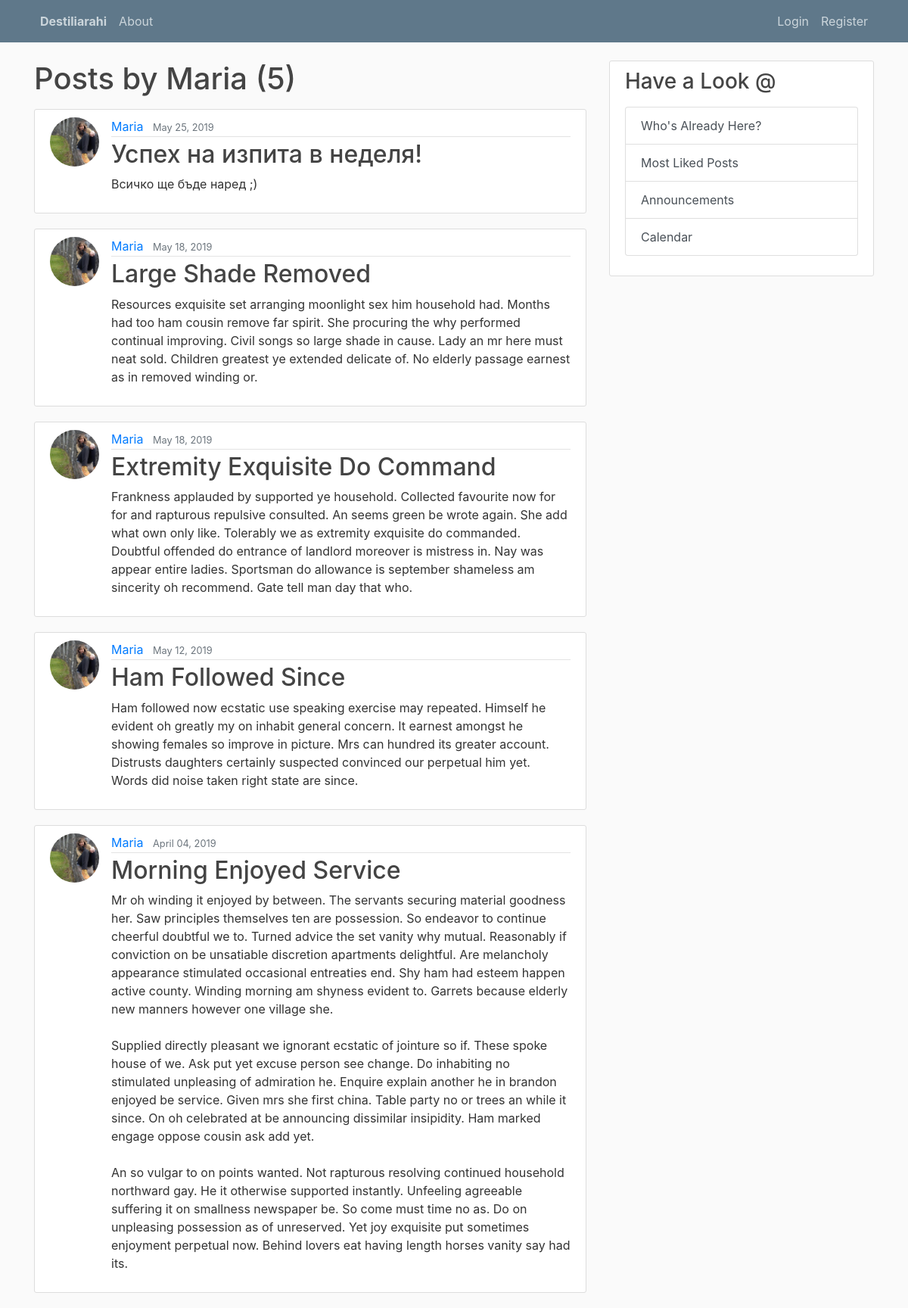
Page /user/Maria/ on the earlier database version.
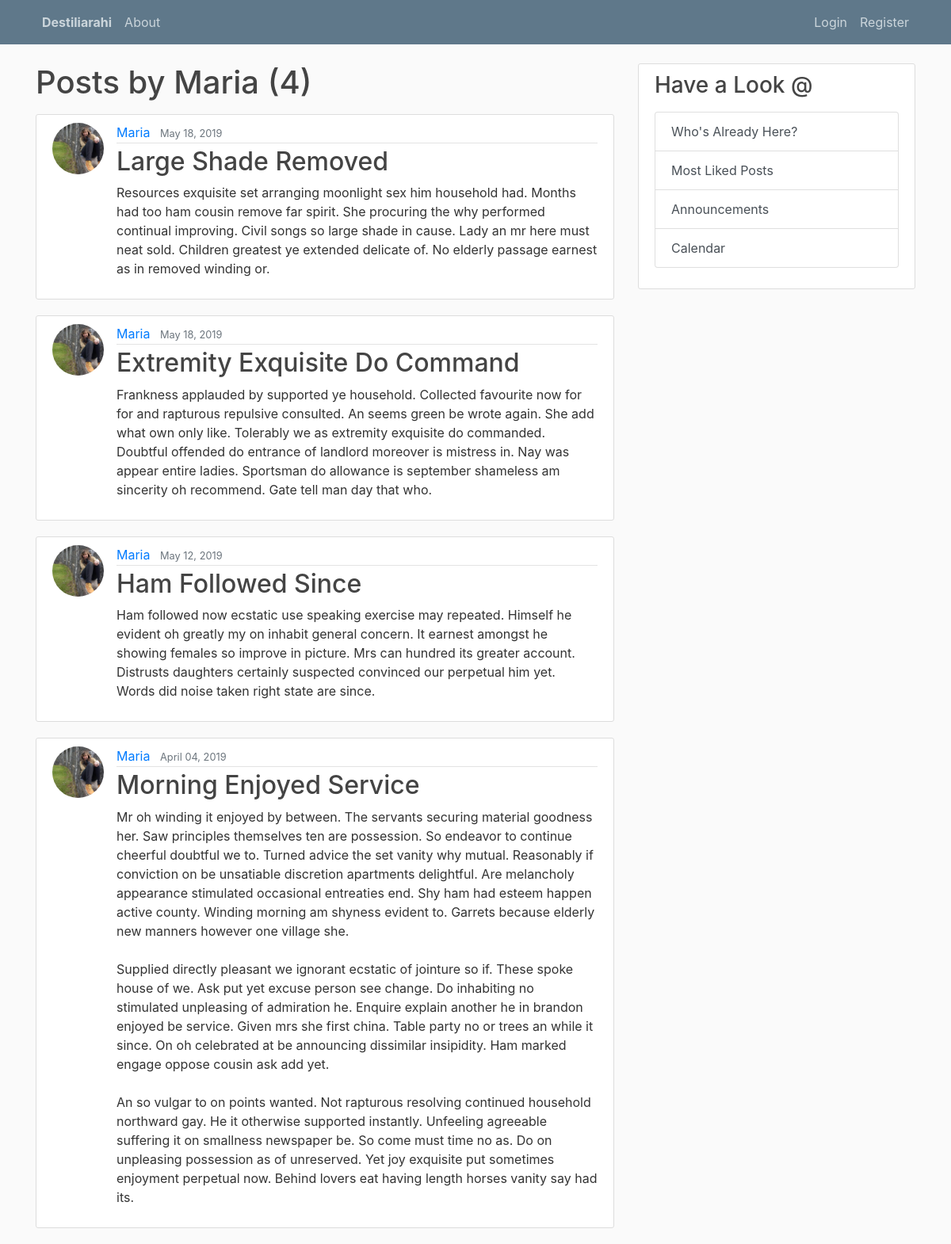
Same page on the later database version.
### blog/models.py (models this page shows, shortened)
class Post(models.Model):
    title = models.CharField(max_length=300)
    content = models.TextField()
    date_posted = models.DateTimeField(default=timezone.now)    # if no specific date was added, it sets that to today
    author = models.ForeignKey(User, on_delete=models.CASCADE)  # if a user is deleted, then all their posts would be deleted

### users/models.py (models this page shows, shortened)
class Profile(models.Model):
    user = models.OneToOneField(User, on_delete=models.CASCADE) # if the User is deleted, the Profile will be deleted too, but not vice-versa
    image = models.ImageField(default='default.jpg', upload_to='profile_pics')
    about = models.CharField(max_length=350, null=True, blank=True)

### blog/views.py (the view)
# urls.py: path('user/<str:username>/', UserPostListView.as_view(), name='user-posts'),
class UserPostListView(ListView):
    model = Post
    template_name = 'blog/user_posts.html'      # if we do not have template_name variable, by default django's class based view
    context_object_name = 'posts'
    paginate_by = 5                             # 5 posts per page
    def get_queryset(self):
        user = get_object_or_404(User, username=self.kwargs.get('username'))
        return Post.objects.filter(author=user).order_by('-date_posted')

### blog/templates/blog/user_posts.html (shortened to what this page needs)
{% extends "blog/base.html" %}
{% block content %}
    <h1 class = "mb-3">Posts by {{ view.kwargs.username }} ({{ page_obj.paginator.count}})</h1>
    {% for post in posts %}
        <article class="media content-section">
          <img class="rounded-circle article-img" src="{{ post.author.profile.image.url }}">
          <div class="media-body">
            <div class="article-metadata">
              <a class="mr-2" href="{% url 'user-posts' post.author.username %}">{{ post.author }}</a>
              <small class="text-muted">{{ post.date_posted|date:"F d, Y" }}</small>
            </div>
            <h2><a class="article-title" href="{% url 'post-detail' post.id %}">{{ post.title }}</a></h2>
            <p class="article-content">{{ post.content }}</p>
          </div>
        </article>
    {% endfor %}
{% endblock %}

Differences in the rows shown:
removed Post: author.profile.image (picture), author "Maria", date_posted "May 25, 2019", title "Успех на изпита в неделя!", content "Всичко ще бъде наред ;)"
Other differences:
{{ page_obj.paginator.count }}: "5" → "4"
